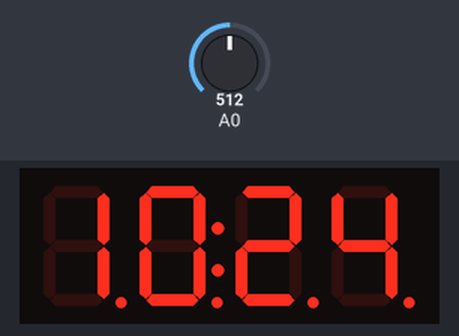
A sketch run on a simulated ESP8266 (NodeMCU). Shown: 4-digit seven-segment display. Inputs (shaded band) come from the test bench; at power-on: A0 = 512. WiFi joins after 1.5 s; servers stay silent unless stated; the local clock reads 2024-03-15 10:24:30 at power-on unless the sketch sets it; what the sketch prints to the serial monitor is not drawn.

Above: at 2.9 s.
3.0 s: A0 set to 306
5.2 s: A0 set to 122
7.2 s: A0 set to 40
At 31.6 s:
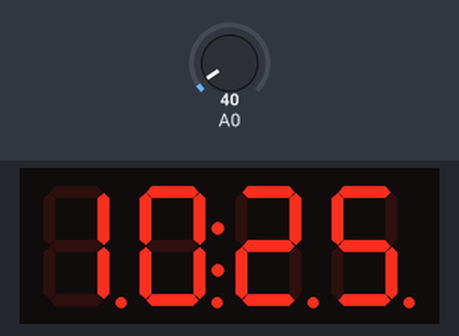
Timing chart, 0 to 32.2 s (numbered marks = the images above; inputs shaded):
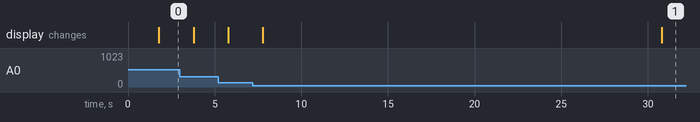

The sketch:

MariaClock.ino
```cpp
#define FW_NAME "mariaclock"
#define FW_VERSION "3.0.2"
#include <ESP8266WiFi.h>
#include <TimeLib.h>   // https://github.com/PaulStoffregen/Time
#include <Timezone.h>  // https://github.com/tauonteilchen/Timezone https://github.com/JChristensen/Timezone

const char ssid[] = "****";  // your network SSID (name)
const char pass[] = "****";  // your network password

const int LUX_PIN = 0;
const int LUX_POLL_INTERVAL_SEC = 1;   // 1 second
time_t luxLastPoll = 0;
int luxRaw = 0;
int luxReading = 0;

// Central European Time (Berlin, Madrid, Paris, Rome, Warsaw)
TimeChangeRule CEST = {"CEST", Last, Sun, Mar, 2, 120};  // Central European Summer Time
TimeChangeRule CET = {"CET", Last, Sun, Oct, 3, 60};    // Central European Standard Time
Timezone timezone(CEST, CET);

const int NTP_POLL_INTERVAL_SEC = 300;  // 5 minutes
const int NTP_PACKET_TIMEOUT_SEC = 2;  // 2 seconds
time_t ntpLastSent = 0;
time_t ntpNextPoll = 0;

int timeLastMinute = -1; // last recorded minute

void setup() {

  Serial.begin(9600);
  delay(250);

  Serial.println("");
  Serial.print(FW_NAME);
  Serial.print(" ");
  Serial.println(FW_VERSION);

  WiFi.begin(ssid, pass);

  while (WiFi.status() != WL_CONNECTED) {
    delay(500);
    Serial.print(".");
  }
  Serial.println("");

  Serial.print("IP: ");
  Serial.println(WiFi.localIP());

  ntpInit();
  matrixInit();
}

void loop() {

  int nn = minute();
  if (nn != timeLastMinute) { //update the display only if time has changed
    timeLastMinute = nn;
    time_t local = timezone.toLocal(now());
    matrixDisplay(hour(local), minute(local));
  }

  if (now() - luxLastPoll >= LUX_POLL_INTERVAL_SEC) {

    luxLastPoll = now();

    luxRaw = analogRead(LUX_PIN);
    // typical readings do not often exceed 512, so limit range to 512 and then map
    luxReading = map(constrain(luxRaw, 0, 511), 0, 511, 0, 15);

    matrixBrightness(luxReading);

  }

  if (ntpLastSent == 0 && now() > ntpNextPoll) {
    ntpSendPacket();
    ntpLastSent = now();
    Serial.println("NTP send packet.");
  }

  if (ntpLastSent != 0) {
    time_t t = ntpCheckPacket();
    if (t != 0) {
      Serial.println("NTP got packet.");
      ntpNextPoll = now() + NTP_POLL_INTERVAL_SEC;
      ntpLastSent = 0;
      setClockTime(t);
    } else if (now() - ntpLastSent >= NTP_PACKET_TIMEOUT_SEC) {
      Serial.println("NTP packet expired.");
      ntpNextPoll = now() + 60; // wait a minute
      ntpLastSent = 0;
    }
  }

}

void setClockTime(time_t t) {
  setTime(t);
  Serial.print("NTP set time: ");
  Serial.println(formatTime(t));
}

String formatTime(time_t t) {
  return padDigit(hour(t)) + ":" + padDigit(minute(t)) + ":" + padDigit(second(t));
}

String padDigit(int i) {
  if (i < 10) {
    return "0" + String(i);
  }
  return String(i);
}
```

matrix.ino
```cpp
#include <Adafruit_LEDBackpack.h>
#include <Adafruit_GFX.h>

Adafruit_7segment matrix = Adafruit_7segment();

void matrixInit() {
  matrix.begin(0x70);
}

void matrixBrightness(int level) {
  matrix.setBrightness(level);
}

void matrixDisplay(int hh, int mm) {

  bool dots = true;
  matrix.drawColon(dots);

  if (hh < 10) {
    matrix.writeDigitNum(0, 0, dots);
    matrix.writeDigitNum(1, hh, dots);
  } else if (hh < 20) {
    matrix.writeDigitNum(0, 1, dots);
    matrix.writeDigitNum(1, hh - 10, dots);
  } else {
    matrix.writeDigitNum(0, 2, dots);
    matrix.writeDigitNum(1, hh - 20, dots);
  }

  if (mm < 10) {
    matrix.writeDigitNum(3, 0, dots);
    matrix.writeDigitNum(4, mm, dots);
  } else if (mm < 20) {
    matrix.writeDigitNum(3, 1, dots);
    matrix.writeDigitNum(4, mm - 10, dots);
  } else if (mm < 30) {
    matrix.writeDigitNum(3, 2, dots);
    matrix.writeDigitNum(4, mm - 20, dots);
  } else if (mm < 40) {
    matrix.writeDigitNum(3, 3, dots);
    matrix.writeDigitNum(4, mm - 30, dots);
  } else if (mm < 50) {
    matrix.writeDigitNum(3, 4, dots);
    matrix.writeDigitNum(4, mm - 40, dots);
  } else {
    matrix.writeDigitNum(3, 5, dots);
    matrix.writeDigitNum(4, mm - 50, dots);
  }

  matrix.writeDisplay();

}
```

ntp.ino
```cpp
#include <WiFiUdp.h>

WiFiUDP Udp;
unsigned int localPort = 8888;  // local port to listen for UDP packets
static const char ntpServerName[] = "de.pool.ntp.org";
IPAddress ntpServerIP;

const int NTP_PACKET_SIZE = 48; // NTP time is in the first 48 bytes of message
byte packetBuffer[NTP_PACKET_SIZE]; //buffer to hold incoming & outgoing packets

void ntpInit() {

  Udp.begin(localPort);
  WiFi.hostByName(ntpServerName, ntpServerIP);

  ntpSendPacket();

  time_t t = 0;
  while (t == 0) {
    t = ntpCheckPacket();
  }

  setClockTime(t);
  ntpNextPoll = now() + NTP_POLL_INTERVAL_SEC;

}

time_t ntpCheckPacket() {

  int size = Udp.parsePacket();
  if (size >= NTP_PACKET_SIZE) {
    Udp.read(packetBuffer, NTP_PACKET_SIZE);  // read packet into the buffer
    unsigned long secsSince1900;
    // convert four bytes starting at location 40 to a long integer
    secsSince1900 =  (unsigned long)packetBuffer[40] << 24;
    secsSince1900 |= (unsigned long)packetBuffer[41] << 16;
    secsSince1900 |= (unsigned long)packetBuffer[42] << 8;
    secsSince1900 |= (unsigned long)packetBuffer[43];
    return secsSince1900 - 2208988800UL;
  }

  return 0;

}

// send an NTP request to the time server at the given address
void ntpSendPacket() {

  while (Udp.parsePacket() > 0) ; // discard any previously received packets

  // set all bytes in the buffer to 0
  memset(packetBuffer, 0, NTP_PACKET_SIZE);
  // Initialize values needed to form NTP request
  // (see URL above for details on the packets)
  packetBuffer[0] = 0b11100011;   // LI, Version, Mode
  packetBuffer[1] = 0;     // Stratum, or type of clock
  packetBuffer[2] = 6;     // Polling Interval
  packetBuffer[3] = 0xEC;  // Peer Clock Precision
  // 8 bytes of zero for Root Delay & Root Dispersion
  packetBuffer[12] = 49;
  packetBuffer[13] = 0x4E;
  packetBuffer[14] = 49;
  packetBuffer[15] = 52;
  // all NTP fields have been given values, now
  // you can send a packet requesting a timestamp:
  Udp.beginPacket(ntpServerIP, 123); //NTP requests are to port 123
  Udp.write(packetBuffer, NTP_PACKET_SIZE);
  Udp.endPacket();

}
```
